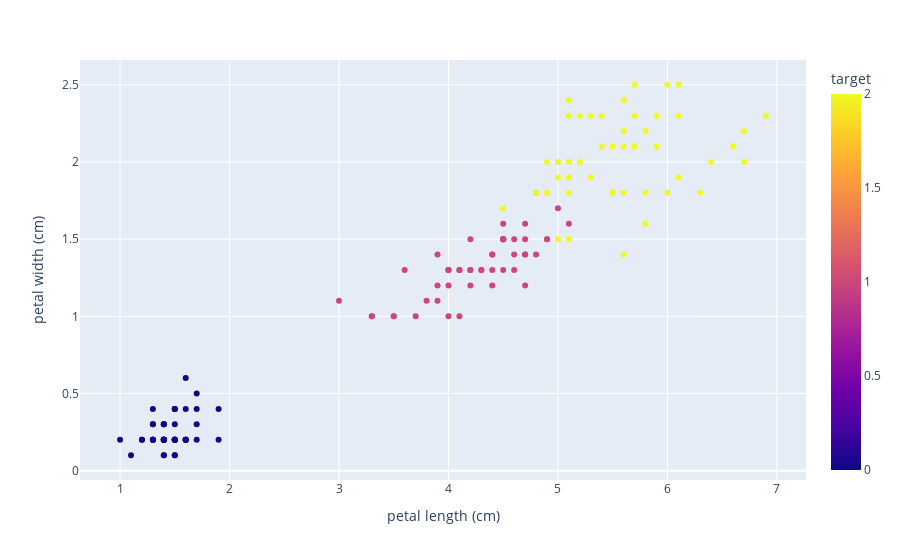

Source (notebook cell):
### Code cell
px.scatter(df, x='petal length (cm)', y='petal width (cm)', color='target')

### Figure 1 — Plotly figure (JSON) as saved in the notebook; plotly's stock layout.template omitted (floating-point values rounded to 4 significant figures; data arrays with more than 128 entries replaced by an {"elided": "..."} marker saying what was removed)
{"data": [{"hovertemplate": "petal length (cm)=%{x}<br>petal width (cm)=%{y}<br>target=%{marker.color}<extra></extra>", "legendgroup": "", "marker": {"color": {"elided": "150 int values"}, "coloraxis": "coloraxis", "symbol": "circle"}, "mode": "markers", "name": "", "orientation": "v", "showlegend": false, "type": "scatter", "x": {"elided": "150 float values"}, "xaxis": "x", "y": {"elided": "150 float values"}, "yaxis": "y"}], "layout": {"coloraxis": {"colorbar": {"title": {"text": "target"}}, "colorscale": [[0, "#0d0887"], [0.1111, "#46039f"], [0.2222, "#7201a8"], [0.3333, "#9c179e"], [0.4444, "#bd3786"], [0.5556, "#d8576b"], [0.6667, "#ed7953"], [0.7778, "#fb9f3a"], [0.8889, "#fdca26"], [1, "#f0f921"]]}, "legend": {"tracegroupgap": 0}, "margin": {"t": 60}, "xaxis": {"anchor": "y", "domain": [0, 1], "title": {"text": "petal length (cm)"}}, "yaxis": {"anchor": "x", "domain": [0, 1], "title": {"text": "petal width (cm)"}}}}
